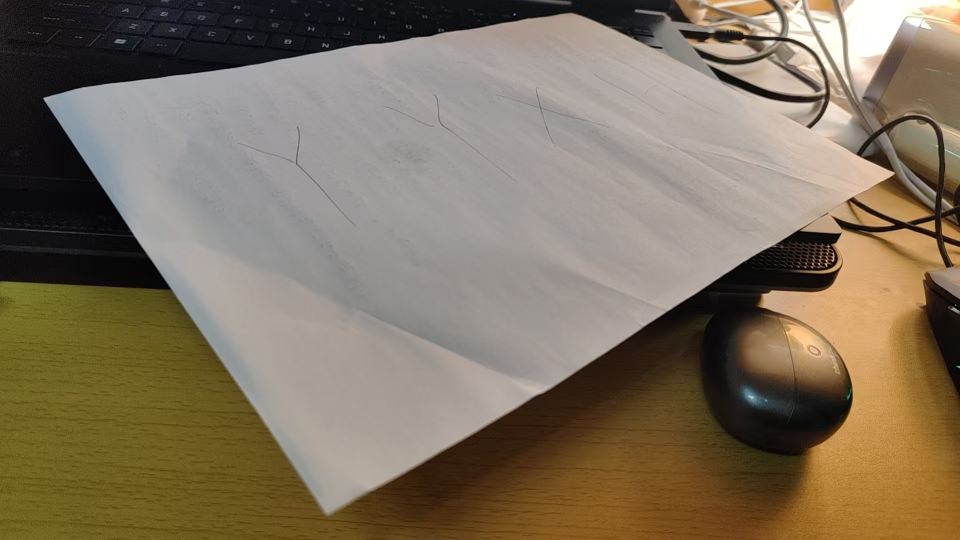
#> input picture Lab05/20260423181857_253_100.jpg, 1920 x 1080 px, found by its file name (shown at 1/2 size)
$ python main.py
#> lines starting #> are read from the running program, lines starting #| are printed output that depends on the picture; after the words box and inside, x2 and y2 are one past the last pixel; in counts of white or black regions, pixels touching at a corner belong together
import math
from pathlib import Path

import cv2
import matplotlib.pyplot as plt
import numpy as np

# ========== 修复Linux无中文字体报错 ==========
plt.rcParams["font.sans-serif"] = ["DejaVu Sans"]
plt.rcParams["axes.unicode_minus"] = False

ROOT = Path(__file__).resolve().parent
OUTPUT_DIR = ROOT / "outputs"
OUTPUT_DIR.mkdir(exist_ok=True)


def create_test_image(width: int = 900, height: int = 700) -> np.ndarray:
#> called with width = 900, height = 700
    image = np.full((height, width, 3), 255, dtype=np.uint8)

    cv2.rectangle(image, (60, 80), (260, 260), (40, 120, 230), thickness=4)
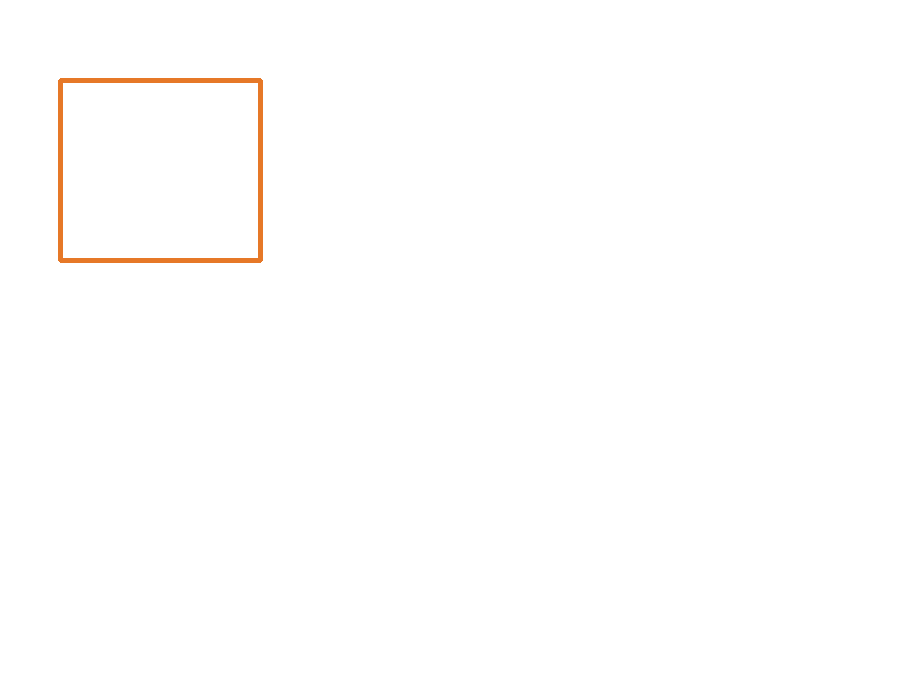
#> image: shape (700, 900, 3); mean of channels 0, 1, 2 253.7, 254.2, 254.8; drawn as B, G, R
    cv2.circle(image, (430, 180), 90, (50, 180, 80), thickness=4)
    cv2.line(image, (80, 420), (820, 420), (220, 70, 70), thickness=5)
    cv2.line(image, (300, 80), (300, 620), (180, 60, 200), thickness=5)
    cv2.line(image, (600, 120), (780, 300), (0, 0, 0), thickness=4)
    cv2.line(image, (600, 300), (780, 120), (0, 0, 0), thickness=4)

    cv2.putText(image, "Rectangle", (70, 60), cv2.FONT_HERSHEY_SIMPLEX, 0.9, (40, 120, 230), 2)
    cv2.putText(image, "Circle", (360, 60), cv2.FONT_HERSHEY_SIMPLEX, 0.9, (50, 180, 80), 2)
    cv2.putText(image, "Parallel Lines", (70, 390), cv2.FONT_HERSHEY_SIMPLEX, 0.9, (220, 70, 70), 2)
    cv2.putText(image, "Perpendicular Lines", (315, 390), cv2.FONT_HERSHEY_SIMPLEX, 0.9, (180, 60, 200), 2)
    cv2.putText(image, "Perspective Demo", (520, 90), cv2.FONT_HERSHEY_SIMPLEX, 0.9, (0, 0, 0), 2)
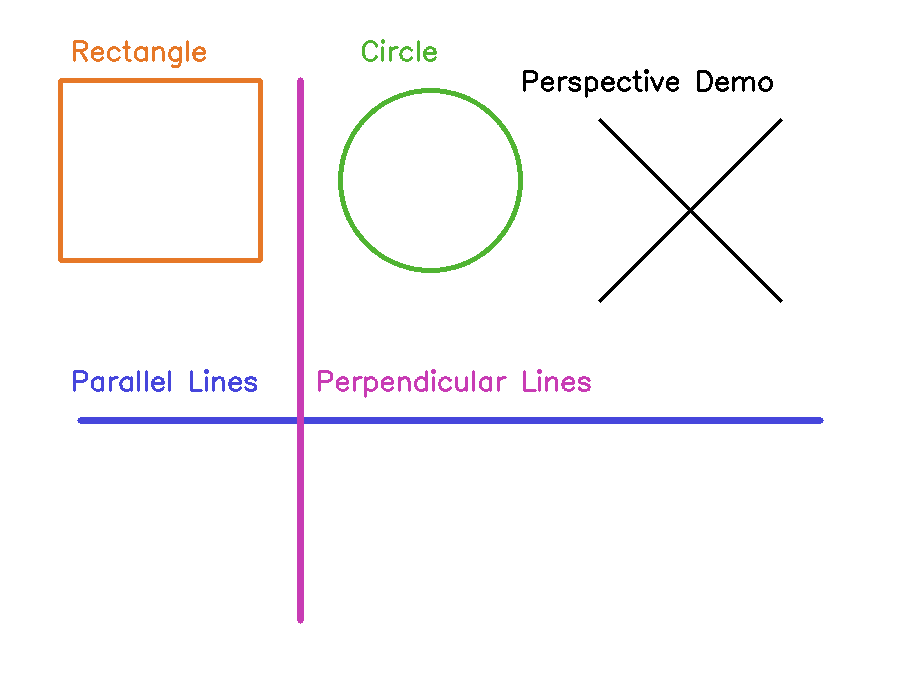
#> image: shape (700, 900, 3); mean of channels 0, 1, 2 249.7, 248.4, 250; drawn as B, G, R

    return image


def apply_similarity_transform(image: np.ndarray) -> np.ndarray:
    center = (image.shape[1] / 2, image.shape[0] / 2)
#> center = (450, 350)
    matrix = cv2.getRotationMatrix2D(center, angle=28, scale=0.82)
    matrix[:, 2] += np.array([40, 30])
    return cv2.warpAffine(image, matrix, (image.shape[1], image.shape[0]), borderValue=(255, 255, 255))
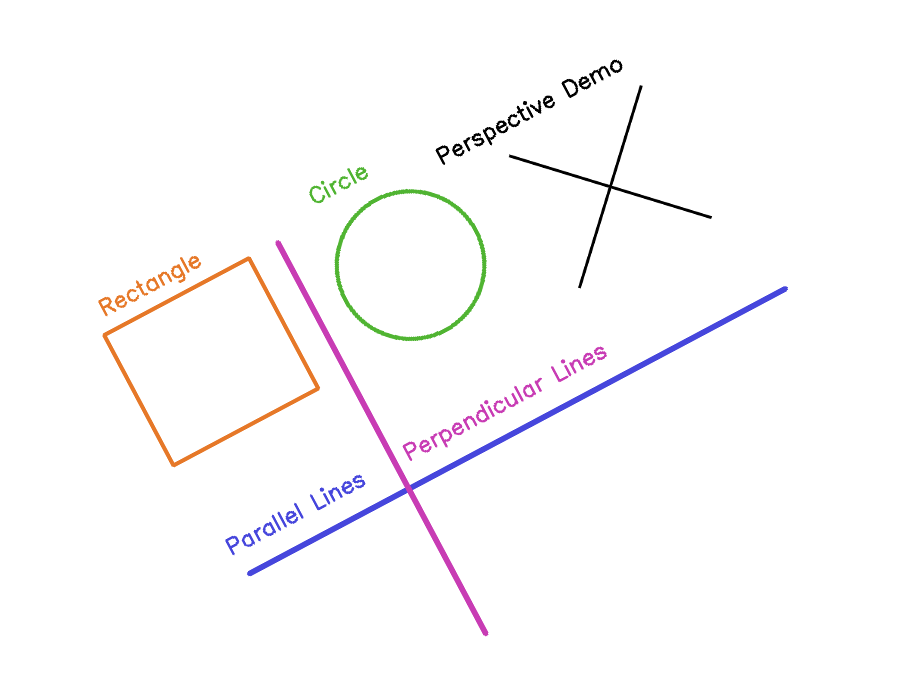
#> returned value: shape (700, 900, 3); mean of channels 0, 1, 2 251.5, 250.6, 251.6; drawn as B, G, R


def apply_affine_transform(image: np.ndarray) -> np.ndarray:
    src = np.float32([[120, 120], [760, 140], [180, 560]])
    dst = np.float32([[80, 180], [800, 100], [260, 620]])
    matrix = cv2.getAffineTransform(src, dst)
    return cv2.warpAffine(image, matrix, (image.shape[1], image.shape[0]), borderValue=(255, 255, 255))
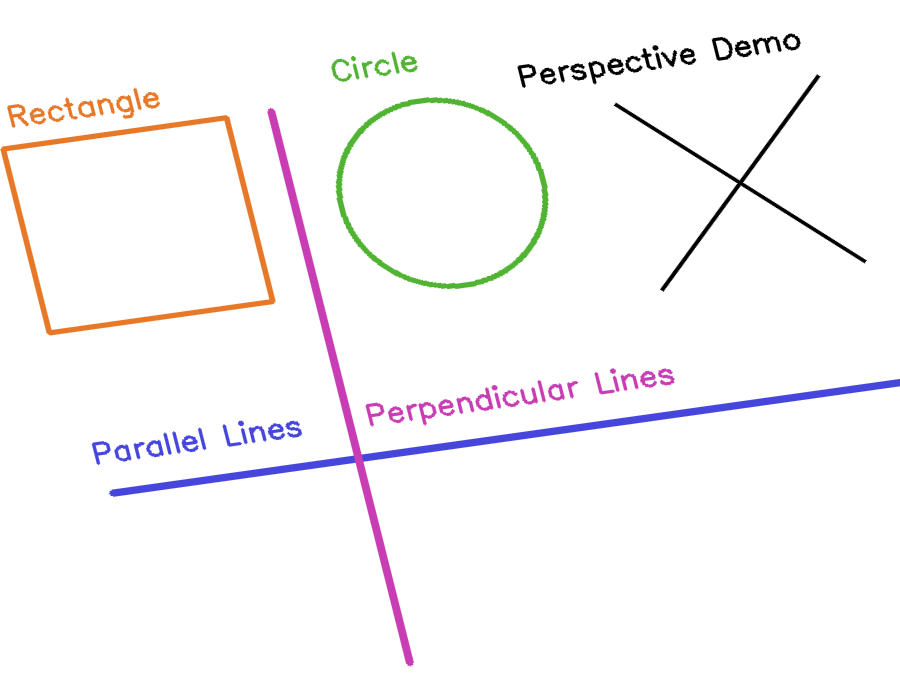
#> returned value: shape (700, 900, 3); mean of channels 0, 1, 2 248.8, 247.3, 249.2; drawn as B, G, R


def apply_perspective_transform(image: np.ndarray) -> np.ndarray:
    src = np.float32([[80, 80], [820, 80], [120, 620], [780, 620]])
    dst = np.float32([[160, 140], [740, 70], [60, 650], [840, 560]])
    matrix = cv2.getPerspectiveTransform(src, dst)
    return cv2.warpPerspective(image, matrix, (image.shape[1], image.shape[0]), borderValue=(255, 255, 255))
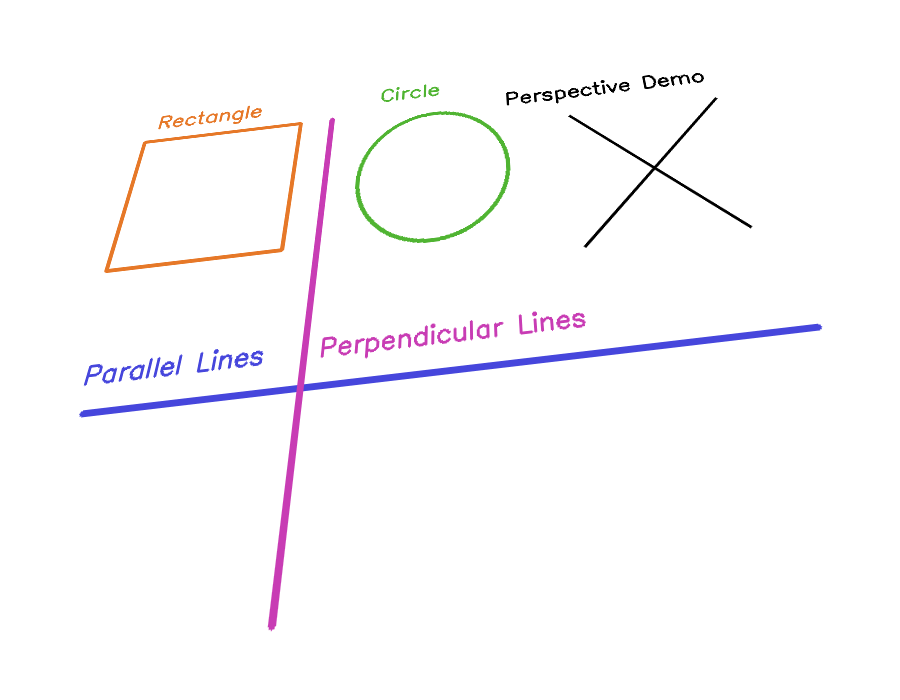
#> returned value: shape (700, 900, 3); mean of channels 0, 1, 2 251.7, 250, 251.3; drawn as B, G, R


# ========== 修复1：正确读取你实拍照片 + 删掉后面无效覆盖代码 ==========
def create_document_image(width: int = 900, height: int = 650) -> np.ndarray:
    # 正确完整路径
#> called with width = 900, height = 650
    img_path = "/home/yiyux/exp1_image_processing/exp1_image_processing_c/image_processing/image_processing/20260423181857_253_100.jpg"
    image = cv2.imread(img_path)
#> image is the input picture: shape (1080, 1920, 3); mean B, G, R 94.5, 114.4, 127.9
    if image is None:
        raise FileNotFoundError("图片读取失败，请检查路径！")
    return image


# ========== 修复2：换成你真实照片的四个角坐标 ==========
def rectify_document(image: np.ndarray) -> tuple[np.ndarray, np.ndarray]:
    # 左上、右上、左下、右下（你自己标的真实坐标）
    src = np.float32([[1140, 24], [90, 194], [1787, 345], [658, 1019]])
    width, height = 595, 842
    dst = np.float32([[0, 0], [width - 1, 0], [0, height - 1], [width - 1, height - 1]])
    matrix = cv2.getPerspectiveTransform(src, dst)
    rectified = cv2.warpPerspective(image, matrix, (width, height), borderValue=(255, 255, 255))
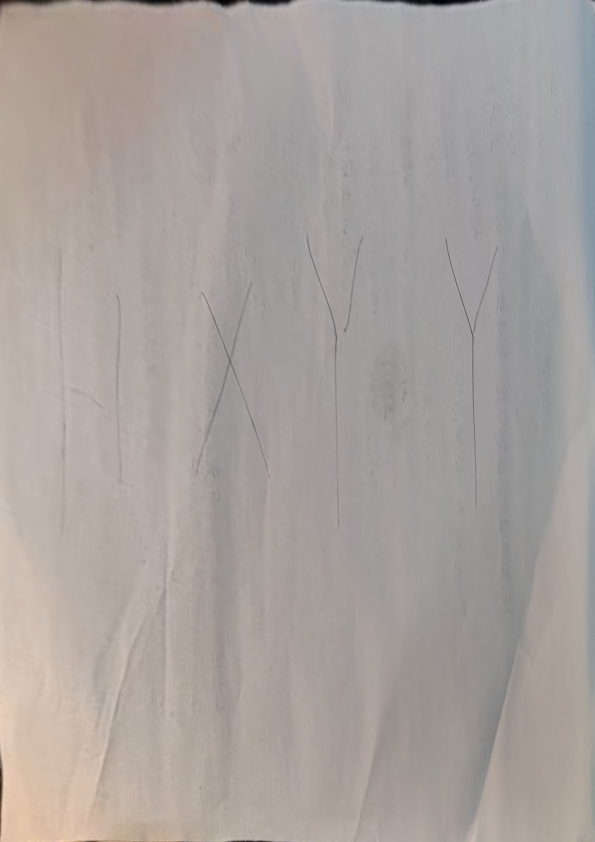
#> rectified: shape (842, 595, 3); mean B, G, R 157.8, 161.8, 168.6
    return rectified, src


def analyze_transforms() -> list[dict[str, str]]:
    return [
        {
            "name": "相似变换",
            "straight_line": "保持为直线",
            "parallel_line": "保持平行",
            "perpendicular_line": "保持垂直",
            "circle": "保持为圆",
        },
        {
            "name": "仿射变换",
            "straight_line": "保持为直线",
            "parallel_line": "保持平行",
            "perpendicular_line": "通常不再垂直",
            "circle": "通常变为椭圆",
        },
        {
            "name": "透视变换",
            "straight_line": "保持为直线",
            "parallel_line": "一般不再平行",
            "perpendicular_line": "通常不再垂直",
            "circle": "通常变为圆锥曲线",
        },
    ]


def save_summary_markdown(path: Path) -> None:
    lines = [
        "# Geometric Transformation Summary",
        "",
        "| Transform | Straight Line | Parallel Line | Perpendicular | Circle |",
        "|---|---|---|---|---|",
    ]
    for row in analyze_transforms():
        lines.append(
            f"| {row['name']} | {row['straight_line']} | {row['parallel_line']} | {row['perpendicular_line']} | {row['circle']} |"
        )
    path.write_text("\n".join(lines), encoding="utf-8")


def plot_results(original: np.ndarray, similarity: np.ndarray, affine: np.ndarray, perspective: np.ndarray, doc_photo: np.ndarray, rectified: np.ndarray) -> None:
    fig, axes = plt.subplots(2, 3, figsize=(16, 11))
    panels = [
        (original, "Original"),
        (similarity, "Similarity"),
        (affine, "Affine"),
        (perspective, "Perspective"),
        (doc_photo, "Document Photo"),
        (rectified, "Rectified"),
    ]

    for ax, (img, title) in zip(axes.flat, panels):
        ax.imshow(cv2.cvtColor(img, cv2.COLOR_BGR2RGB))
        ax.set_title(title, fontsize=12)
        ax.axis("off")

    plt.tight_layout()
    fig.savefig(OUTPUT_DIR / "overview.png", dpi=200, bbox_inches="tight")
    plt.close(fig)


def main() -> None:
    # 保留你全部三种变换实验
    original = create_test_image()
    similarity = apply_similarity_transform(original)
    affine = apply_affine_transform(original)
    perspective = apply_perspective_transform(original)

    # 读取你自己的A4实拍图 + 矫正
    doc_photo = create_document_image()
    rectified, corners = rectify_document(doc_photo)
#> corners = [[1140, 24], [90, 194], [1787, 345], [658, 1019]]

    marked = doc_photo.copy()
    for x, y in corners.astype(int):
        cv2.circle(marked, (x, y), 8, (0, 0, 255), -1)
#> this loop made 4 passes
#> marked: shape (1080, 1920, 3); 0.04% of pixels changed, all inside (x1, y1, x2, y2) = (82, 16, 1796, 1028)

    # 全部原图输出保留
    cv2.imwrite(str(OUTPUT_DIR / "original_test_image.png"), original)
    cv2.imwrite(str(OUTPUT_DIR / "similarity_transform.png"), similarity)
    cv2.imwrite(str(OUTPUT_DIR / "affine_transform.png"), affine)
    cv2.imwrite(str(OUTPUT_DIR / "perspective_transform.png"), perspective)
    cv2.imwrite(str(OUTPUT_DIR / "document_photo.png"), doc_photo)
    cv2.imwrite(str(OUTPUT_DIR / "document_photo_marked.png"), marked)
    cv2.imwrite(str(OUTPUT_DIR / "document_rectified.png"), rectified)

    plot_results(original, similarity, affine, perspective, doc_photo, rectified)
#> the loop in plot_results, `for ax, (img, title) in zip(axes.flat, panels):` made 6 passes
#> title on passes 1 to 6: 'Original', 'Similarity', 'Affine', 'Perspective', 'Document Photo', 'Rectified'
#> in plot_results, `fig.savefig(OUTPUT_DIR / "overview.png", dpi=200, bbox_inches="tight")`:
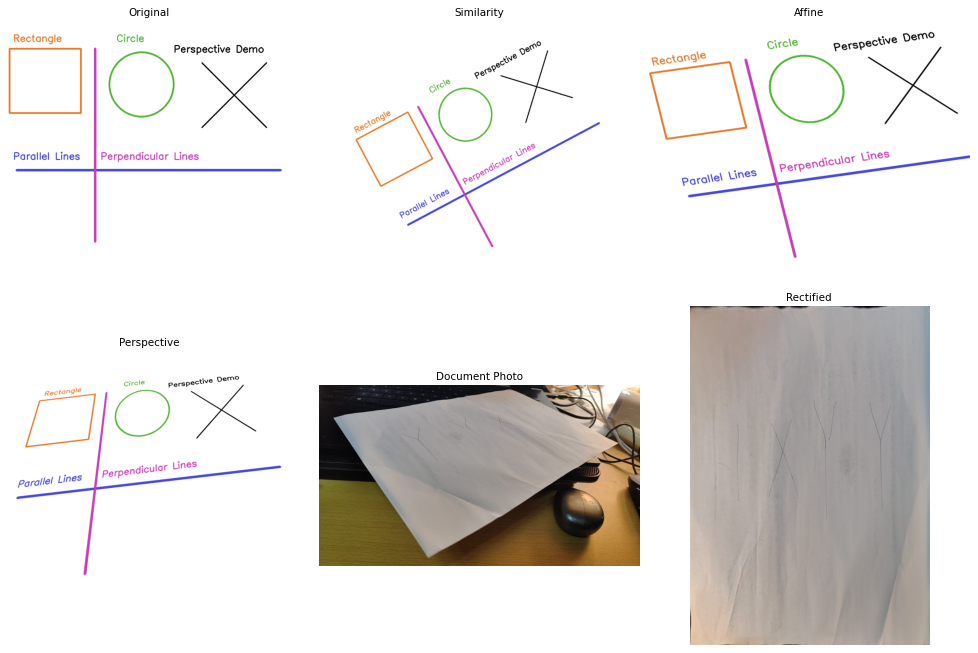
#> figure drawn by matplotlib, 6 panels
    save_summary_markdown(OUTPUT_DIR / "analysis_summary.md")

    print("结果已保存到:", OUTPUT_DIR)
    print("1. original_test_image.png")
    print("2. similarity_transform.png")
    print("3. affine_transform.png")
    print("4. perspective_transform.png")
    print("5. document_photo.png")
    print("6. document_photo_marked.png")
    print("7. document_rectified.png")
    print("8. overview.png")
    print("9. analysis_summary.md")


if __name__ == "__main__":
    main()
